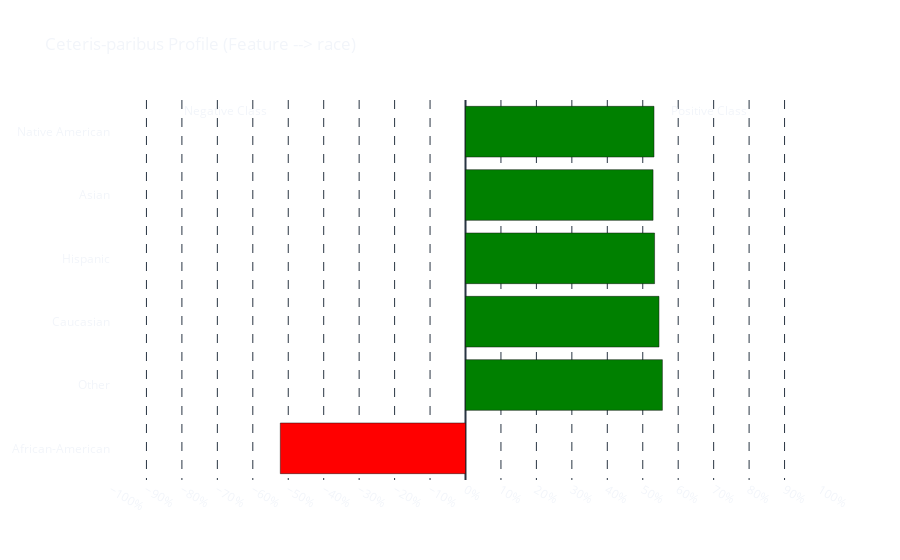
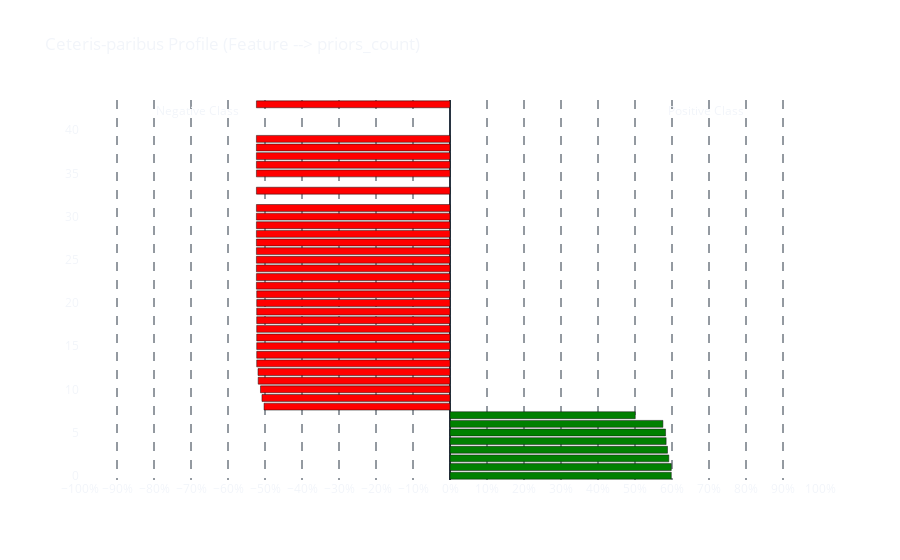
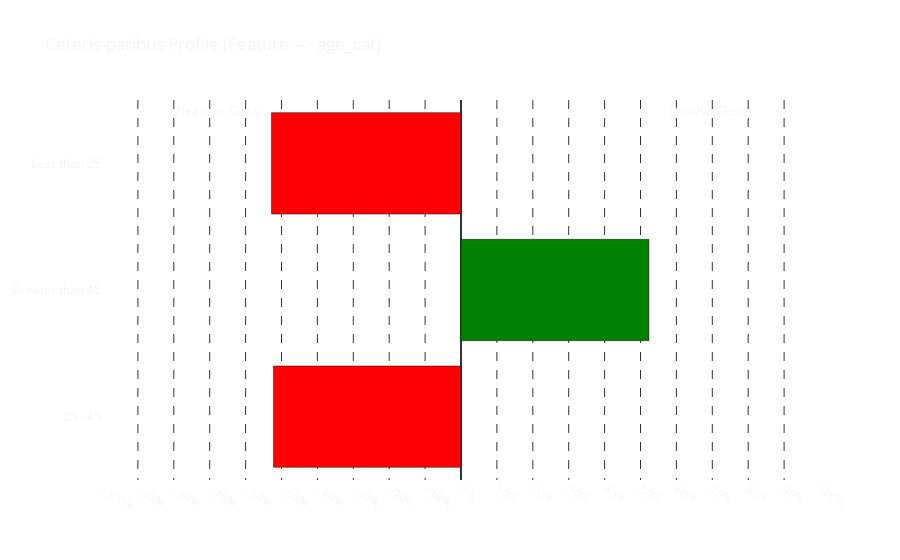

Here is the notebook cell these charts were saved with, in order:
### Markdown cell above
**Now let's evaluate this sample, permutating the selected features by their possible unique values, for "_race_", "_priors_count_", and "_age_cat_".**

### Code cell
make_cp_profile(X, 'race', X_test.iloc[12], model_rf)
make_cp_profile(X, 'priors_count', X_test.iloc[12], model_rf)
make_cp_profile(X, 'age_cat', X_test.iloc[12], model_rf)

### Figure 1 — Plotly figure (JSON) as saved in the notebook; plotly's stock layout.template omitted (floating-point values rounded to 4 significant figures)
{"data": [{"marker": {"color": ["red", "green", "green", "green", "green", "green"]}, "orientation": "h", "type": "bar", "x": [-52.24, 55.54, 54.58, 53.33, 52.91, 53.17], "y": ["African-American", "Other", "Caucasian", "Hispanic", "Asian", "Native American"]}], "layout": {"annotations": [{"showarrow": false, "text": "Positive Class", "x": 0.9, "xref": "paper", "y": 1, "yref": "paper"}, {"showarrow": false, "text": "Negative Class", "x": 0.1, "xref": "paper", "y": 1, "yref": "paper"}], "paper_bgcolor": "rgba(0, 0, 0, 0)", "plot_bgcolor": "rgba(0, 0, 0, 0)", "title": {"text": "Ceteris-paribus Profile (Feature --> race)"}, "xaxis": {"dtick": 10, "griddash": "dash", "range": [-100, 100], "tick0": 0, "tickmode": "linear", "ticksuffix": "%"}}}

### Figure 2 — Plotly figure (JSON) as saved in the notebook; plotly's stock layout.template omitted (floating-point values rounded to 4 significant figures)
{"data": [{"marker": {"color": ["red", "green", "green", "red", "green", "green", "green", "green", "green", "red", "green", "red", "red", "red", "red", "red", "red", "red", "red", "red", "red", "red", "red", "red", "red", "red", "red", "red", "red", "red", "red", "red", "red", "red", "red", "red", "red", "red", "red"]}, "orientation": "h", "type": "bar", "x": [-52.24, 59.81, 58.42, -52.24, 58.79, 59.81, 50.07, 57.54, 58.26, -52.24, 59.14, -50.26, -50.82, -52.24, -52.24, -52.24, -52.32, -52.24, -51.22, -52.32, -51.84, -52.32, -52.32, -52.32, -52.32, -51.89, -52.32, -52.24, -52.24, -52.32, -52.32, -52.32, -52.32, -52.32, -52.32, -52.32, -52.32, -52.32, -52.32], "y": [18, 0, 4, 14, 3, 1, 7, 6, 5, 13, 2, 8, 9, 15, 19, 21, 22, 20, 10, 28, 11, 23, 25, 24, 36, 12, 29, 16, 17, 33, 30, 43, 27, 26, 38, 37, 35, 31, 39]}], "layout": {"annotations": [{"showarrow": false, "text": "Positive Class", "x": 0.9, "xref": "paper", "y": 1, "yref": "paper"}, {"showarrow": false, "text": "Negative Class", "x": 0.1, "xref": "paper", "y": 1, "yref": "paper"}], "paper_bgcolor": "rgba(0, 0, 0, 0)", "plot_bgcolor": "rgba(0, 0, 0, 0)", "title": {"text": "Ceteris-paribus Profile (Feature --> priors_count)"}, "xaxis": {"dtick": 10, "griddash": "dash", "range": [-100, 100], "tick0": 0, "tickmode": "linear", "ticksuffix": "%"}}}

### Figure 3 — Plotly figure (JSON) as saved in the notebook; plotly's stock layout.template omitted (floating-point values rounded to 4 significant figures)
{"data": [{"marker": {"color": ["red", "green", "red"]}, "orientation": "h", "type": "bar", "x": [-52.24, 52.35, -52.78], "y": ["25 - 45", "Greater than 45", "Less than 25"]}], "layout": {"annotations": [{"showarrow": false, "text": "Positive Class", "x": 0.9, "xref": "paper", "y": 1, "yref": "paper"}, {"showarrow": false, "text": "Negative Class", "x": 0.1, "xref": "paper", "y": 1, "yref": "paper"}], "paper_bgcolor": "rgba(0, 0, 0, 0)", "plot_bgcolor": "rgba(0, 0, 0, 0)", "title": {"text": "Ceteris-paribus Profile (Feature --> age_cat)"}, "xaxis": {"dtick": 10, "griddash": "dash", "range": [-100, 100], "tick0": 0, "tickmode": "linear", "ticksuffix": "%"}}}
